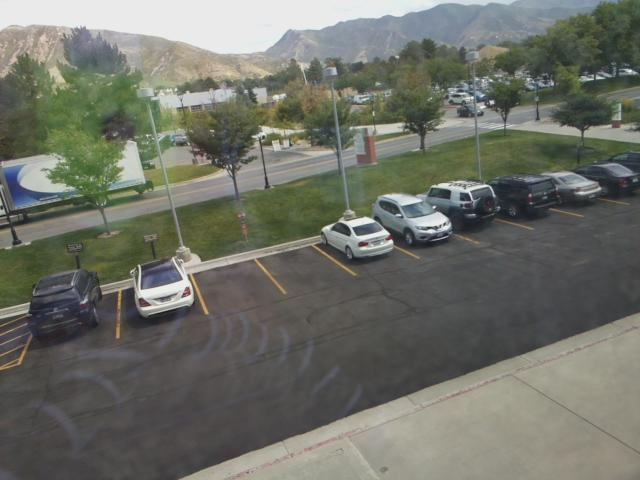
%> input picture IntroToImageProcessing/A1/08-22-18/08-22-18_14-13-24-874/08-22-18_14-13-27-218.jpg, 640 x 480 px
$ octave --eval "result = CS6640_Laws(imread('../../A1/08-22-18/08-22-18_14-13-24-874/08-22-18_14-13-27-218.jpg'));"   (GNU Octave 9; MATLAB toolbox functions it lacks are replaced by stand-ins)
%> lines starting %> are read from the running program, lines starting %| are printed output that depends on the picture
function T = CS6640_Laws(im)
% CS6640_Laws - compute texture parameters
% On input:
%    im (MxN array): input image
% On output:
%    T (M*Nx10 array): texture parameters
%      each texture parameter is a column vector in T
% Call:
%   T = CS6640_Laws(im);
% Author:
%    Jake Bergquist
%    UU
%    Fall 2018

%Laws matricies
L7 = [1 6 15 20 15 6 1];
E7 = [-1 -4 -5 0 5 4 1];
S7 = [-1 -2 1 4 1 -2 -1];
W7 = [-1 0 3 0 -3 0 1];
R7 = [1 -2 -1 4 -1 -2 1];
O7 = [-1 6 -15 20 -15 6 -1];

%{
fileters to generate

i. L7,L7
ii. L7,E7
iii. L7,S7
iv. L7,W7
v. L7,R7
vi. L7,O7
vii. E7,E7
viii. W7,R7
ix. W7, O7
x. mean
%}

%Generate the filters via multiplying
f1 = L7' * L7;
f2 = L7' * E7;
f3 = L7' * S7;
f4 = L7' * W7;
f5 = L7' * R7;
f6 = L7' * O7;
f7 = E7' * E7;
f8 = W7' * R7;
f9 = W7' * O7;
f10 = fspecial('average',7);%make an averaging filter to go with these
filters = {f1,f2,f3,f4,f5,f6,f7,f8,f9,f10};
origSz1 = size(im,1);
%> origSz1 = 480
origSz2 = size(im,2);
%> origSz2 = 640
grayIm = rgb2gray(im);
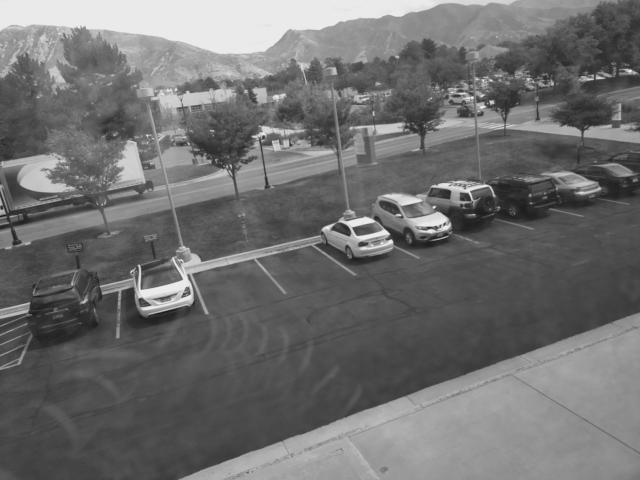
%> grayIm: size 480x640 uint8; min 16, max 254, mean 111
T = zeros(origSz1*origSz2,10);
for filt = 1:10%For each filter, conv2 over the image, trip back to size,
               %mean filter, trim, and store in texture
   convIm = conv2(grayIm,filters{filt});
   convIm = abs(convIm(4:end-3,4:end-3));
   convIm = conv2(convIm,filters{10});
   convIm = abs(convIm(4:end-3,4:end-3));
   T(:,filt) = convIm(:);
end
%> this loop made 10 passes
%> pass 1, in CS6640_Laws, `convIm = conv2(grayIm,filters{filt});`:
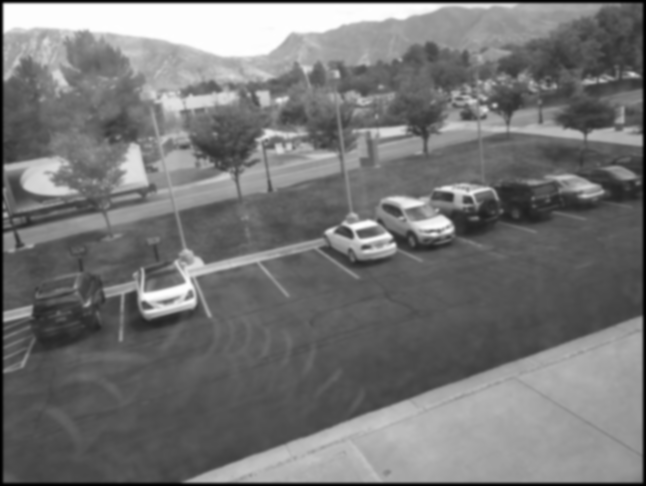
%> convIm: size 486x646 double; min 86, max 963027, mean 444863.4; drawn with min black and max white
%> pass 1, in CS6640_Laws, `convIm = abs(convIm(4:end-3,4:end-3));`:
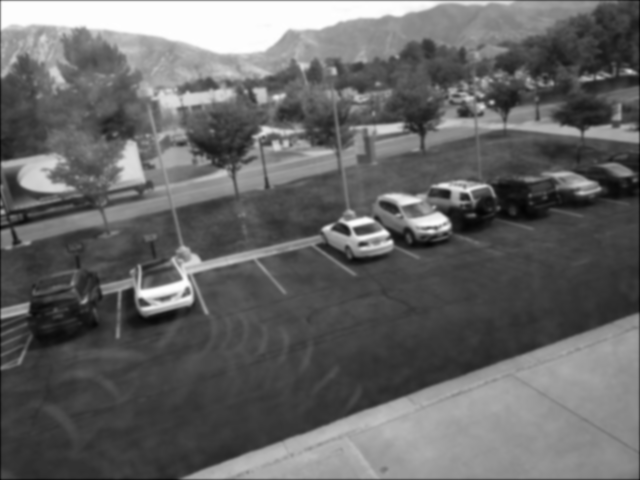
%> convIm: size 480x640 double; min 111386, max 963027, mean 452677.3; drawn with min black and max white
%> pass 1, in CS6640_Laws, `convIm = conv2(convIm,filters{10});`:
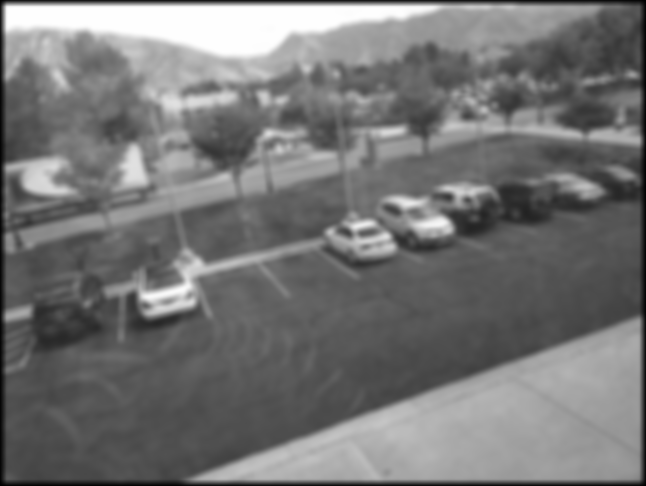
%> convIm: size 486x646 double; min 3121.3, max 959710.6, mean 442936.2; drawn with min black and max white
%> pass 1, in CS6640_Laws, `convIm = abs(convIm(4:end-3,4:end-3));`:
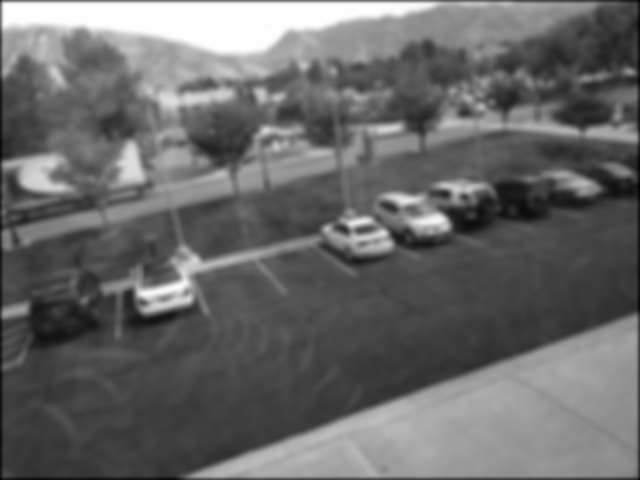
%> convIm: size 480x640 double; min 90997.6, max 959710.6, mean 449844.9; drawn with min black and max white
end
